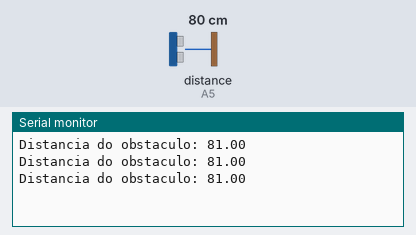
A sketch run on a simulated Arduino Nano, built with avr-gcc and run on an emulated ATmega328P. Shown: the last lines printed to the serial monitor. The inputs (shaded band) are chosen by the test bench; at power-on: distance to the obstacle (sensor on A5) 80 cm. The echo pulse lasts 58.3 µs per cm.

Above: at 1.4 s.
1.5 s: distance to the obstacle (sensor on A5) set to 250 cm
At 2.3 s:
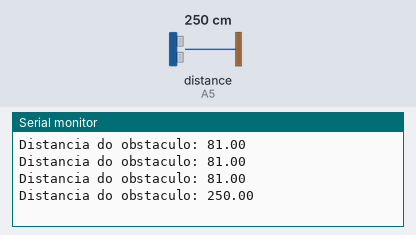
4.7 s: distance to the obstacle (sensor on A5) set to 2 cm
At 5.2 s:
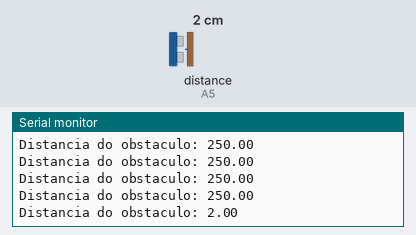
Timing chart, 0 to 7.7 s (numbered marks = the images above; inputs shaded):
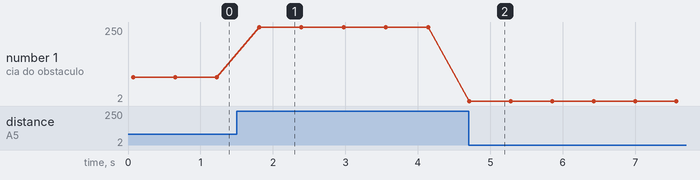

Measured:
- after the input at 1.5 s, the serial monitor: prints a new line after 0.31 s (image 1)
- after the input at 4.7 s, the serial monitor: prints a new line at once (image 2)
- plotted number 1: 81 → 250 after the input at 1.5 s, 250 → 2 after the input at 4.7 s

The sketch:

Teste_Sensor_Ultrassonico.ino
```cpp
/* Criado por Ronilson Santos em 17/07/2014
* Testes realizados com sucesso.
*/


/*
                      +-----+
         +------------| USB |------------+
         |            +-----+            |
    B5   | [ ]D13/SCK        MISO/D12[ ] |   B4
         | [ ]3.3V           MOSI/D11[ ]~|   B3
         | [ ]V.ref     ___    SS/D10[ ]~|   B2
    C0   | [ ]A0       / N \       D9[ ]~|   B1
    C1   | [ ]A1      /  A  \      D8[ ] |   B0
    C2   | [ ]A2      \  N  /      D7[ ] |   D7
    C3   | [ ]A3       \_0_/       D6[ ]~|   D6
    C4   | [D]A4/SDA               D5[ ]~|   D5
    C5   | [D]A5/SCL               D4[ ] |   D4
         | [ ]A6              INT1/D3[ ]~|   D3
         | [ ]A7              INT0/D2[ ] |   D2
         | [ ]5V                  GND[ ] |
    C6   | [ ]RST                 RST[ ] |   C6
         | [ ]GND   5V MOSI GND   TX1[ ] |   D0
         | [ ]Vin   [ ] [ ] [ ]   RX1[ ] |   D1
         |          [ ] [ ] [ ]          |
         |          MISO SCK RST         |
         | NANO-V3                       |
         +-------------------------------+

         http://busyducks.com/ascii-art-arduinos
*/

#include <NewPing.h>

//====================
// [D] Distance Sensor
//====================
#define TRIG_PIN A4
#define ECHO_PIN A5
#define MAX_DISTANCE 200
NewPing sonar(TRIG_PIN, ECHO_PIN, MAX_DISTANCE);

//=================
// Varáveis Globais
//=================
float distance;

void setup()
{
  Serial.begin(9600); //Inicia a Portal Serial
  pinMode (TRIG_PIN, OUTPUT); //Seta pino como entrada do Sensor Ultrassonico
  pinMode (ECHO_PIN, INPUT); //Seta pino como saída  do Sensor Ultrassonico
}

void loop()
{
  distance = readPing();
  Serial.print("Distancia do obstaculo: ");
  Serial.println(distance);
  delay(500);
}

// Lê Objetos Próximos
int readPing()
{
  delay(70);
  int cm = sonar.ping_cm();

  if (cm == 0)
  {
    cm = 250;
  }

  return cm;
}
```
